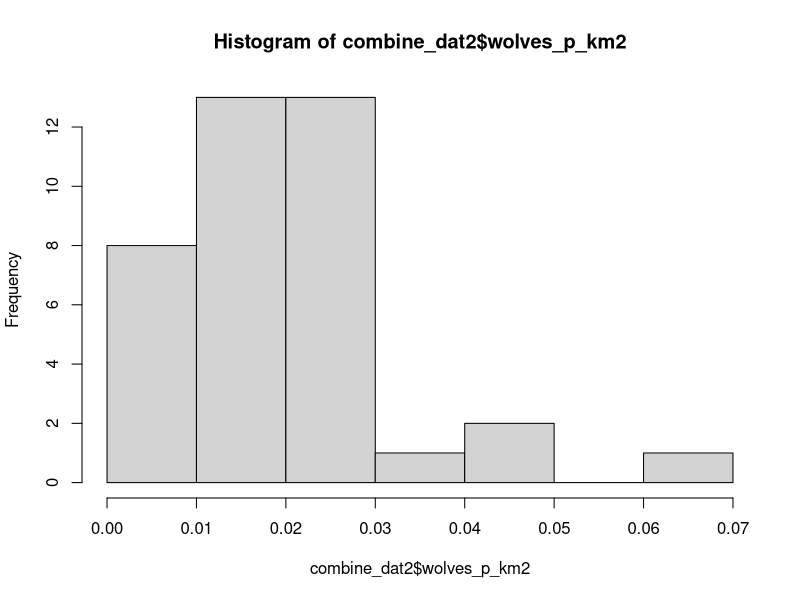

Write the R code that produced this figure.
# downloaded google sheet on 11/07/2025

library(readxl)
library(tidyverse)

metadata <- read_excel("data/Scenario4_carnivore_intraspecificComp.xlsx", 
                       sheet = "Paper_metadata") |> 
  dplyr::rename(Paper = paper) |> 
  mutate(Paper = str_remove(Paper, ".pdf"))

wolf_dat <- read_excel("data/Scenario4_carnivore_intraspecificComp.xlsx", 
                       sheet = "gray wolf") |> 
  mutate(Paper = str_remove(Paper, ".pdf"))

combine_dat <- left_join(wolf_dat, metadata, by = "Paper")

## There is some clean up in paper names that needs to happen! this is just proof of concept

combine_dat2 <- combine_dat |> 
  mutate(TL_wolves = (as.numeric(`number of social groups in study`) * as.numeric(mean_group_size))) |> 
  mutate(wolves_p_km2 = TL_wolves / as.numeric(`study area (km^2)`))

hist(combine_dat2$wolves_p_km2)
